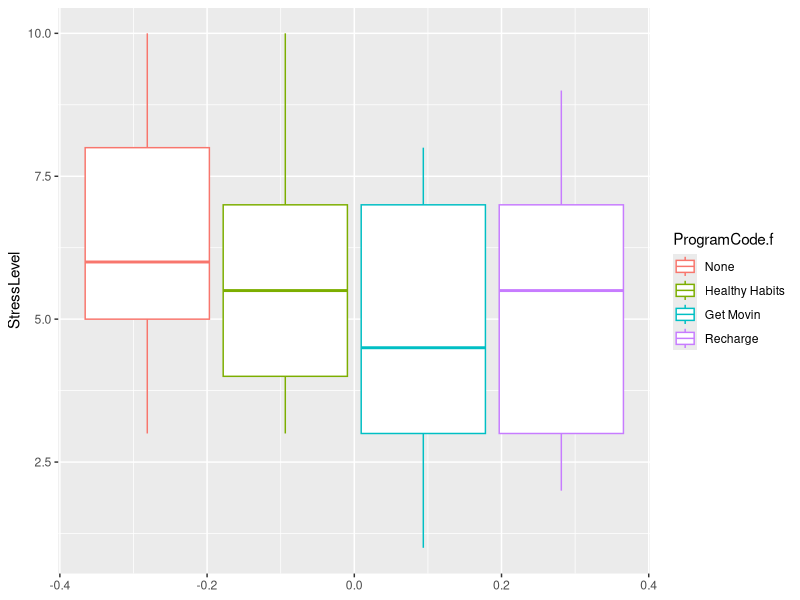

R code for this plot:
## ---- chunk 1
library(tidyverse)
library(psych)
## ---- chunk 2
stress <- read_csv("StressReduction.csv")
## ---- chunk 3
stress <- stress %>% mutate(ProgramCode.f = factor(ProgramCode, levels = c(0,1,2,3),labels = c("None", "Healthy Habits", "Get Movin", "Recharge")))
## ---- chunk 4
describe(stress$StressLevel)
mean(stress$StressLevel)
aggregate(x=stress$StressLevel, by=list(stress$ProgramCode.f), FUN=mean)
## ---- chunk 5
ggplot(stress, aes(y = StressLevel, group = ProgramCode.f, color = ProgramCode.f)) +
  geom_boxplot() 
## ---- chunk 6
lm1 <- lm(StressLevel ~ ProgramCode.f, data = stress)
anova(lm1)
## ---- chunk 7
54.83 / (54.83 + 595.10)
## ---- chunk 8
c1 <- c(-1, 1, 0, 0)
c2 <- c(-1, 0, 1, 0)
c3 <- c(-1, 0, 0, 1)
## ---- chunk 9
contrasts(stress$ProgramCode.f) <-  cbind(c1,c2, c3)
#View the contrasts (At the bottom of the output)
stress$ProgramCode.f
## ---- chunk 10
lm_contrast <- lm(StressLevel ~ ProgramCode.f, data = stress)
summary.lm(lm_contrast)
